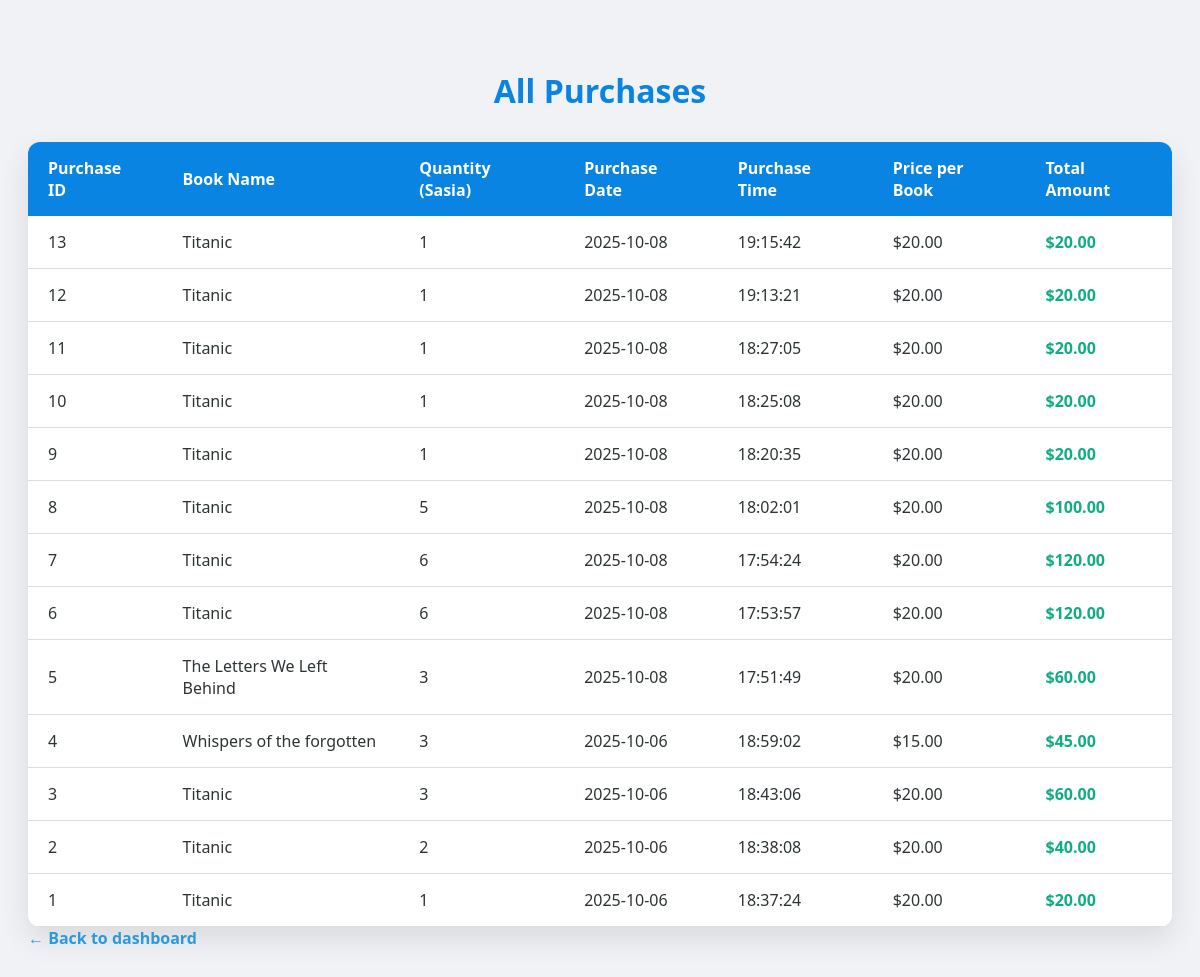
Page /Main/purchaseH.php on the earlier database version.
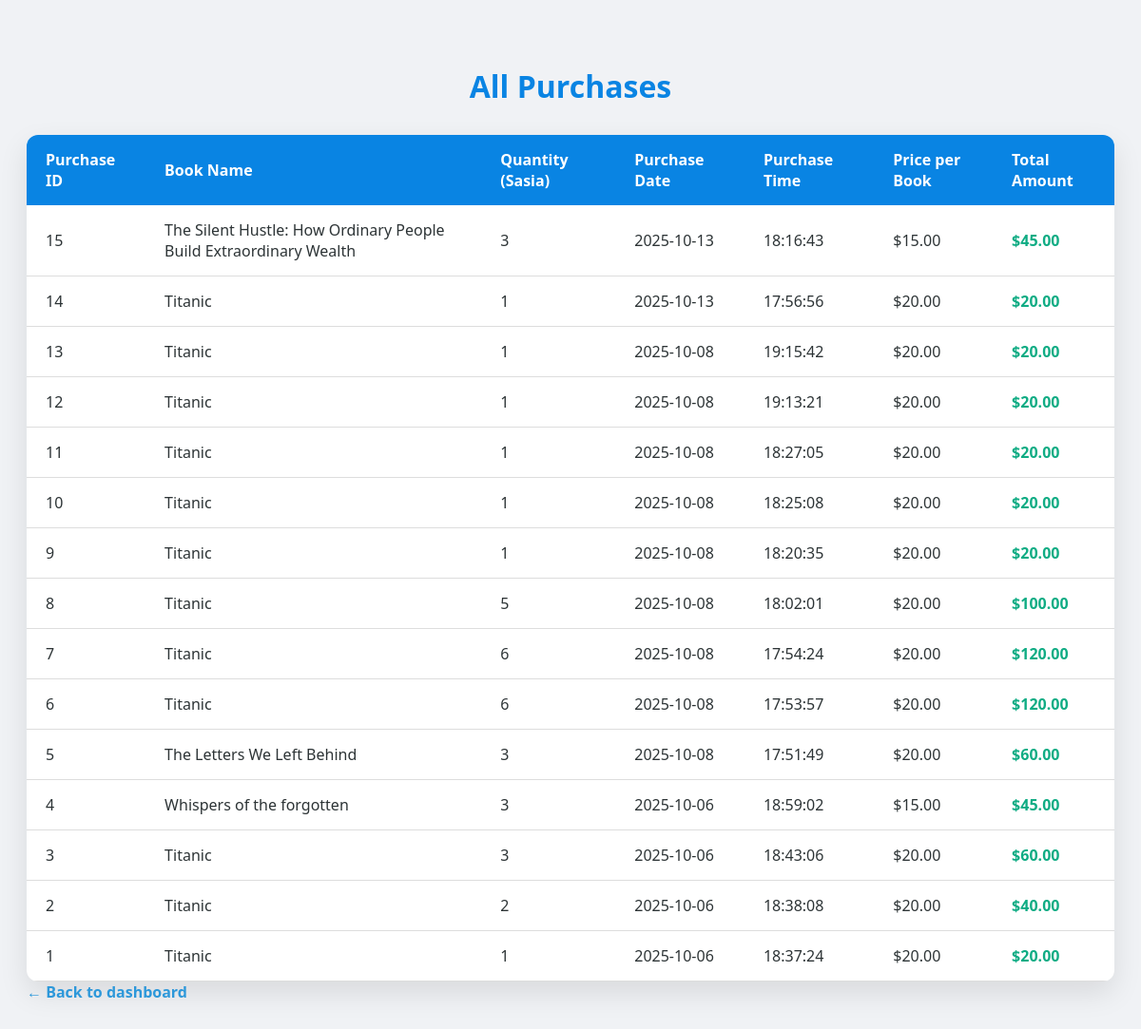
Same page on the later database version.
### tables this page shows
CREATE TABLE `purchases` (
  `id` int(11) NOT NULL,
  `book_id` int(11) NOT NULL,
  `quantity` int(11) NOT NULL DEFAULT 1,
  `purchase_datetime` datetime NOT NULL DEFAULT current_timestamp()
);

CREATE TABLE `books` (
  `id` int(255) NOT NULL,
  `Book name` varchar(255) NOT NULL,
  `description` varchar(255) NOT NULL,
  `Price` varchar(255) NOT NULL,
  `rating` int(255) NOT NULL,
  `Books_image` varchar(255) DEFAULT NULL,
  `Book_name` varchar(255) DEFAULT NULL
);

### Main/purchaseH.php (the view, shortened to what this page needs)
<?php
include '../database/config.php';
$sql = "SELECT p.id, p.quantity, p.purchase_datetime, b.Book_name, b.Price
        FROM purchases p
        JOIN books b ON p.book_id = b.id
        ORDER BY p.purchase_datetime DESC";
$stmt = $conn->prepare($sql);
$stmt->execute();
$purchases = $stmt->fetchAll(PDO::FETCH_ASSOC);
?>
<!DOCTYPE html>
<html lang="en">
<head>
</head>
<body>
    <h1>All Purchases</h1>
    <?php if (count($purchases) > 0): ?>
    <table>
        <thead>
            <tr>
                <th>Purchase ID</th>
                <th>Book Name</th>
                <th>Quantity (Sasia)</th>
                <th>Purchase Date</th>
                <th>Purchase Time</th>
                <th>Price per Book</th>
                <th>Total Amount</th>
            </tr>
        </thead>
        <tbody>
            <?php foreach ($purchases as $purchase):
                $date = date('Y-m-d', strtotime($purchase['purchase_datetime']));
                $time = date('H:i:s', strtotime($purchase['purchase_datetime']));
                $total = $purchase['Price'] * $purchase['quantity'];
            ?>
            <tr>
                <td data-label="Purchase ID"><?php echo $purchase['id']; ?></td>
                <td data-label="Book Name"><?php echo htmlspecialchars($purchase['Book_name']); ?></td>
                <td data-label="Quantity (Sasia)"><?php echo (int)$purchase['quantity']; ?></td>
                <td data-label="Purchase Date"><?php echo $date; ?></td>
                <td data-label="Purchase Time"><?php echo $time; ?></td>
                <td data-label="Price per Book">$<?php echo number_format($purchase['Price'], 2); ?></td>
                <td class="total" data-label="Total Amount">$<?php echo number_format($total, 2); ?></td>
            </tr>
            <?php endforeach; ?>
        </tbody>
    </table>
    <?php else: ?>
        <p style="text-align:center; font-size:18px;">No purchases found.</p>
    <?php endif; ?>
    <a class="back-link" href="admin_dashboard.php">&larr; Back to dashboard</a>
</body>
</html>

Differences in the rows shown:
added purchases: id "15", book.Book_name "The Silent Hustle: How Ordinary People Build Extraordinary Wealth", quantity "3", purchase_datetime "2025-10-13", purchase_datetime "18:16:43", book.Price "15.00", total "45.00"
added purchases: id "14", book.Book_name "Titanic", quantity "1", purchase_datetime "2025-10-13", purchase_datetime "17:56:56", book.Price "20.00", total "20.00"
